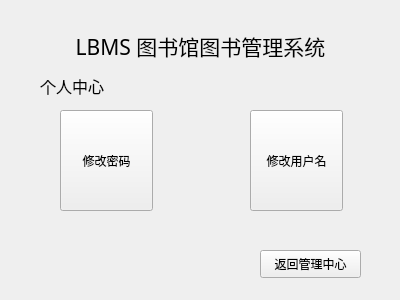
<?xml version="1.0" encoding="UTF-8"?>
<ui version="4.0">
 <class>personal_cen</class>
 <widget class="QWidget" name="personal_cen">
  <property name="geometry">
   <rect>
    <x>0</x>
    <y>0</y>
    <width>400</width>
    <height>300</height>
   </rect>
  </property>
  <property name="windowTitle">
   <string>个人中心</string>
  </property>
  <property name="windowIcon">
   <iconset>
    <normaloff>icon.ico</normaloff>icon.ico</iconset>
  </property>
  <widget class="QLabel" name="label">
   <property name="geometry">
    <rect>
     <x>30</x>
     <y>20</y>
     <width>341</width>
     <height>51</height>
    </rect>
   </property>
   <property name="font">
    <font>
     <family>微软雅黑</family>
     <pointsize>16</pointsize>
    </font>
   </property>
   <property name="focusPolicy">
    <enum>Qt::NoFocus</enum>
   </property>
   <property name="text">
    <string>LBMS 图书馆图书管理系统</string>
   </property>
   <property name="alignment">
    <set>Qt::AlignCenter</set>
   </property>
  </widget>
  <widget class="QLabel" name="label_2">
   <property name="geometry">
    <rect>
     <x>40</x>
     <y>75</y>
     <width>101</width>
     <height>21</height>
    </rect>
   </property>
   <property name="font">
    <font>
     <family>微软雅黑</family>
     <pointsize>12</pointsize>
    </font>
   </property>
   <property name="text">
    <string>个人中心</string>
   </property>
  </widget>
  <widget class="QPushButton" name="change_password">
   <property name="geometry">
    <rect>
     <x>60</x>
     <y>110</y>
     <width>93</width>
     <height>101</height>
    </rect>
   </property>
   <property name="text">
    <string>修改密码</string>
   </property>
  </widget>
  <widget class="QPushButton" name="change_name">
   <property name="geometry">
    <rect>
     <x>250</x>
     <y>110</y>
     <width>93</width>
     <height>101</height>
    </rect>
   </property>
   <property name="text">
    <string>修改用户名</string>
   </property>
  </widget>
  <widget class="QPushButton" name="return_2">
   <property name="geometry">
    <rect>
     <x>260</x>
     <y>250</y>
     <width>101</width>
     <height>28</height>
    </rect>
   </property>
   <property name="text">
    <string>返回管理中心</string>
   </property>
  </widget>
 </widget>
 <layoutdefault spacing="6" margin="11"/>
 <resources/>
 <connections>
  <connection>
   <sender>return_2</sender>
   <signal>clicked()</signal>
   <receiver>personal_cen</receiver>
   <slot>slot1()</slot>
   <hints>
    <hint type="sourcelabel">
     <x>308</x>
     <y>263</y>
    </hint>
    <hint type="destinationlabel">
     <x>192</x>
     <y>258</y>
    </hint>
   </hints>
  </connection>
  <connection>
   <sender>change_password</sender>
   <signal>clicked()</signal>
   <receiver>personal_cen</receiver>
   <slot>slot2()</slot>
   <hints>
    <hint type="sourcelabel">
     <x>78</x>
     <y>159</y>
    </hint>
    <hint type="destinationlabel">
     <x>26</x>
     <y>237</y>
    </hint>
   </hints>
  </connection>
  <connection>
   <sender>change_name</sender>
   <signal>clicked()</signal>
   <receiver>personal_cen</receiver>
   <slot>slot3()</slot>
   <hints>
    <hint type="sourcelabel">
     <x>245</x>
     <y>175</y>
    </hint>
    <hint type="destinationlabel">
     <x>346</x>
     <y>176</y>
    </hint>
   </hints>
  </connection>
 </connections>
 <slots>
  <slot>slot1()</slot>
  <slot>slot2()</slot>
  <slot>slot3()</slot>
 </slots>
</ui>
